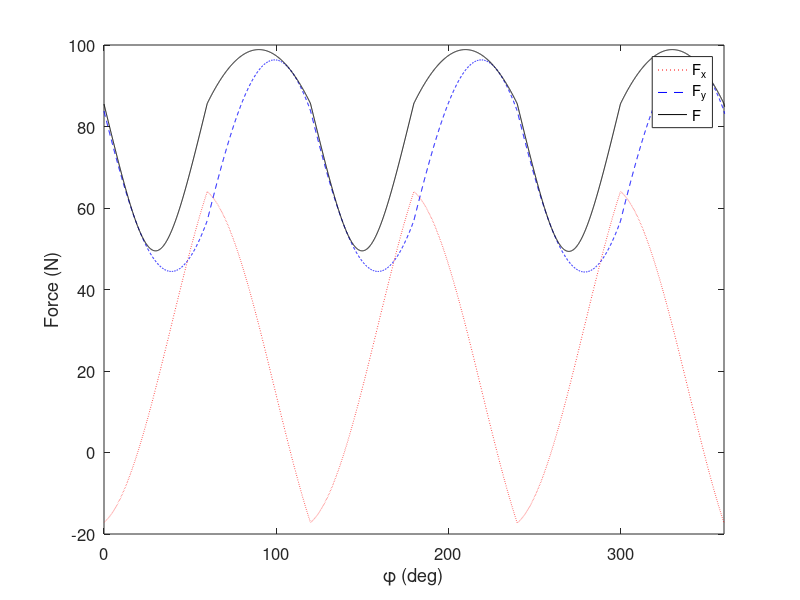
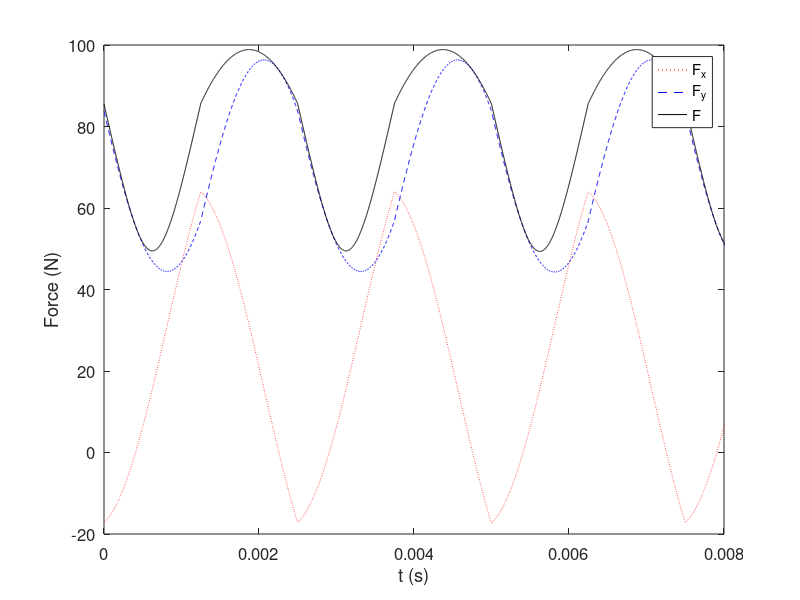
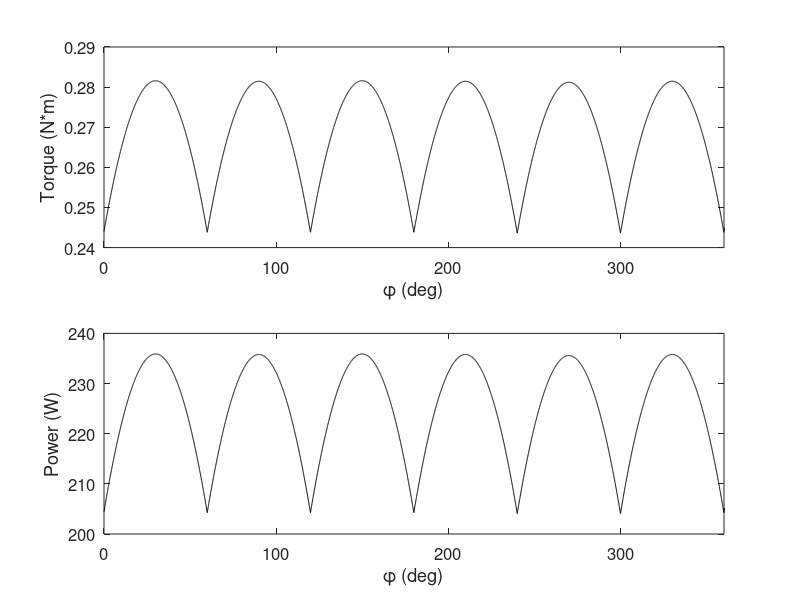
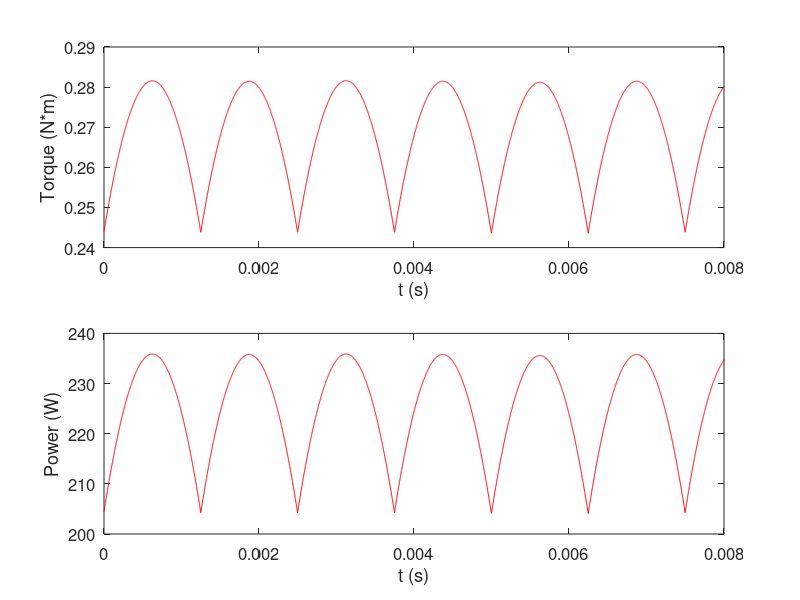

Source code (MATLAB) for these figures, in order:
% milling force computation of flat-end cutter (with full cutting width -- slotting)

clear; close all ;clc;

%% Simulation specifications
Ks = 791;        %(aluminum alloy) material cutting force per unit area, N/mm^2
beta = 71.6;    % deg
kt = Ks*sin(deg2rad(beta));            % tangential specific force, N/mm^2
kn = Ks*cos(deg2rad(beta));           % normal specific force, N/mm^2
% kt = 750;                       % tangential specific force, N/mm^2
% kn = 250;                       % normal specific force, N/mm^2
b = 1;                          % axial depth, mm
feedRate = 50;          %feed rate, mm/s

d = 6;                         % cutter diameter, mm
Nt = 3;                         % number of teeth, int
omega = 8000;                   % spindle speed, rpm
ft = feedRate*60/(omega*Nt);      % feed per tooth, mm/tooth

%slotting operation
phis = 0;                     % cut start angle, deg
phie = 180;                     % cut exit angle, deg
gamma = 0;                      % helix angle, deg (ignored)

steps = 2^12;                   % steps for one cutter revolution, int
dt = 60/(steps*omega);          % time step, s
dphi = 360/steps;               % angular step, deg
if gamma == 0                   % straight teeth
    db = b;                     % discretized axial depth, m
else                            % nonzero helix angle
    db = d*(dphi*pi/180)/2/tan(gamma*pi/180);
end
steps_axial = round(b/db);      % number of steps along tool axis
tooth_angles = 0:360/Nt:(360-360/Nt);  % angles of Nt cutter teeth starting from zero, deg

% Initialize vectors
teeth = round(tooth_angles/dphi) + 1;
phi = linspace(0, (steps-1)*dphi, steps);
Force_x = zeros(1, steps);
Force_y = zeros(1, steps);
Torque = zeros(1, steps);
Power = zeros(1, steps);

%% Cutting force,  Torque & Power
for cnt1 = 1:10*steps              % time steps, s
    for cnt2 = 1:Nt              
   		teeth(cnt2) = teeth(cnt2) + 1;      % index teeth one position (rotate cutter by dphi)
	    if teeth(cnt2) > steps
	      	teeth(cnt2) = 1;
        end
    end

    Fx = 0;
    Fy = 0;
    torq = 0;
    for cnt3 = 1:Nt                         % sum forces over all teeth
        for cnt4 = 1:steps_axial            % sum forces along axial depth of helical endmill
            phi_counter = teeth(cnt3) - (cnt4-1);
            if phi_counter < 1              % helix has wrapped through phi = 0 deg
                phi_counter = phi_counter + steps;
            end
            phia = phi(phi_counter);        % angle for given axial disk, deg
            
            if (phia >= phis) && (phia <= phie)          % verify that tooth angle is in specified range for current disk, deg
                h = ft*sin(phia*pi/180);                % chip thickness, m
                Ft = kt*db*h;                           % tangential force, N
                Fn = kn*db*h;                           % normal force, N
         	else    % tooth angle is outside range bounded by radial immersion
        		Ft = 0;
                Fn = 0;
            end
            
            torq = torq + 0.5*d*1e-3*Ft;     %N*m
            Fx = Fx + Fn*sin(phia*pi/180) + Ft*cos(phia*pi/180);    % N
            Fy = Fy - Fn*cos(phia*pi/180) + Ft*sin(phia*pi/180);    % N
        end     % cnt4 loop
    end         % cnt3 loop
    
    Force_x(cnt1) = Fx;
    Force_y(cnt1) = Fy;
    Torque(cnt1) = torq;    %N*m
    Power(cnt1) = torq*omega*2*pi/60;    %W
    t(cnt1) = (cnt1-1)*dt;
    tooth_angle(cnt1) = (cnt1-1)*dphi;
end             % cnt1 loop

% Calculate resultant force
Force = (Force_x.^2 + Force_y.^2).^0.5; % N
time = tooth_angle/omega*60/360;

figure(1)
plot(tooth_angle, Force_x, 'r:', tooth_angle, Force_y, 'b--', tooth_angle, Force, 'k')
% axis([0 360 -150 400])
xlim([0 360]);
set(gca,'FontSize', 12)
xlabel('\phi (deg)')
ylabel('Force (N)')
legend('F_x', 'F_y', 'F')

figure(2)
plot(t, Force_x, 'r:', t, Force_y, 'b--', t, Force, 'k')
% axis([0 0.008 -150 400])
xlim([0 0.008]);
set(gca,'FontSize', 12)
xlabel('t (s)')
ylabel('Force (N)')
legend('F_x', 'F_y', 'F')

% plot Torque & Power
%x--phi
figure;
subplot(2,1,1);
plot(tooth_angle, Torque, 'k');
xlim([0 360]);
set(gca,'FontSize', 12)
xlabel('\phi (deg)')
ylabel('Torque (N*m)')

subplot(2,1,2);
plot(tooth_angle, Power, 'k');
xlim([0 360]);
set(gca,'FontSize', 12)
xlabel('\phi (deg)')
ylabel('Power (W)')

%x--t
figure;
subplot(2,1,1);
plot(t, Torque, 'r');
xlim([0 0.008]);
set(gca,'FontSize', 12)
xlabel('t (s)')
ylabel('Torque (N*m)')

subplot(2,1,2);
plot(t, Power, 'r');
xlim([0 0.008]);
set(gca,'FontSize', 12)
xlabel('t (s)')
ylabel('Power (W)')

% %% Calculate FFT of time domain Force signal
% N = length(Force);
% fs = 1/dt;              % sampling frequency, Hz
% F_mean = mean(Force);
% Force = Force - F_mean; % remove mean prior to computing FFT
% F = fft(Force');
% F = F(1:N/2+1);
% F = F/(N/2);            % correct amplitude
% F(1) = F_mean;          % replace DC value with mean
% f = [0:fs/N:(1-1/(2*N))*fs]';
% f = f(1:N/2+1);         % frequency, Hz
% 
% figure(3)
% plot(f, abs(F))
% axis([0 5000 0 160])
% set(gca,'FontSize', 12)
% xlabel('f (Hz)')
% ylabel('F (N)')

